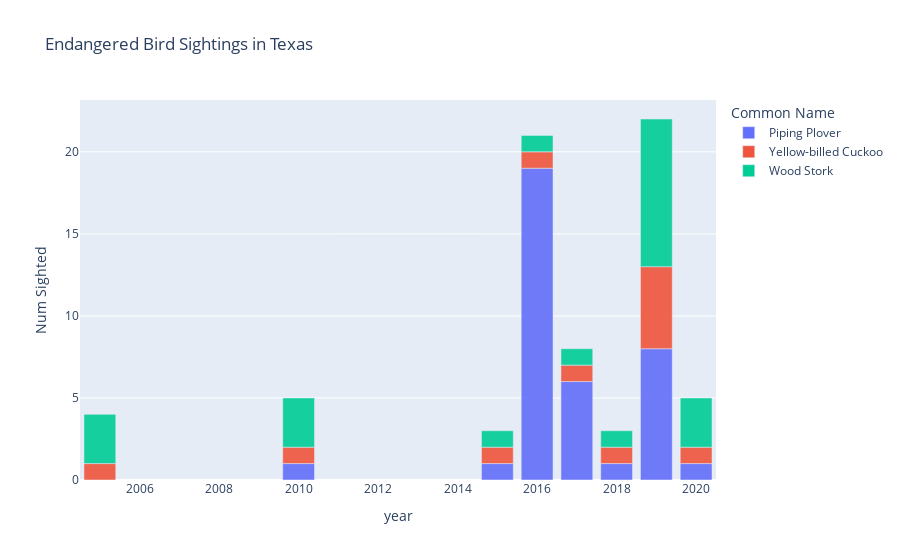

Notebook cell for this chart:
### Code cell
barchart = px.bar(
    endangered_tx_fall_df,
    x="year",
    y="Num Sighted",
    color="Common Name",
    opacity=0.9,
    orientation="v",
    barmode="relative",
    hover_data=["Scientific Name", "Date Sighted", "Location Name"],
    title="Endangered Bird Sightings in Texas",
)
barchart

### Figure 1 — Plotly figure (JSON) as saved in the notebook; plotly's stock layout.template omitted (floating-point values rounded to 4 significant figures)
{"data": [{"alignmentgroup": "True", "customdata": [["Charadrius melodus", "2020-09-22 18:20", "Galveston--8 mile Beach/Sunny Beach area"], ["Charadrius melodus", "2019-09-22 11:20", "Kleberg County Beach N. of National Seashore"], ["Charadrius melodus", "2018-09-22 17:37", "East Cotter Avenue, Port Aransas, Texas, US (27.835, -97.047)"], ["Charadrius melodus", "2017-09-22 19:18", "Bolivar Flats Shorebird Sanctuary (UTC 058)"], ["Charadrius melodus", "2016-09-22 10:35", "South Padre Is.--WBC/Conv. Center/Laguna Madre Trail (LTC 035)"], ["Charadrius melodus", "2015-09-22 12:00", "Texas City Dike (UTC 074)"], ["Charadrius melodus", "2010-09-22", "Port Aransas Nature Preserve at Charlie's Pasture"]], "hovertemplate": "Common Name=Piping Plover<br>year=%{x}<br>Num Sighted=%{y}<br>Scientific Name=%{customdata[0]}<br>Date Sighted=%{customdata[1]}<br>Location Name=%{customdata[2]}<extra></extra>", "legendgroup": "Piping Plover", "marker": {"color": "#636efa", "opacity": 0.9}, "name": "Piping Plover", "offsetgroup": "Piping Plover", "orientation": "v", "showlegend": true, "textposition": "auto", "type": "bar", "x": [2020, 2019, 2018, 2017, 2016, 2015, 2010], "xaxis": "x", "y": [1, 8, 1, 6, 19, 1, 1], "yaxis": "y"}, {"alignmentgroup": "True", "customdata": [["Coccyzus americanus", "2020-09-22 15:43", "Quintana Neotropical Bird Sanctuary (UTC 121)"], ["Coccyzus americanus", "2019-09-22 20:08", "Caddo Lake SP (PPW-E 089)"], ["Coccyzus americanus", "2018-09-22 17:11", "Bentsen-Rio Grande Val. SP--HQ Buildings area"], ["Coccyzus americanus", "2017-09-22 09:00", "Resaca de la Palma National Battlefield"], ["Coccyzus americanus", "2016-09-22 09:24", "Trinity River NWR--Champion Lake (UTC 032B)(temporarily not accessible)"], ["Coccyzus americanus", "2015-09-22 14:55", "Edinburg Scenic Wetlands WBC (LTC 061)"], ["Coccyzus americanus", "2010-09-22 10:30", "Lake Weatherford--Northwest"], ["Coccyzus americanus", "2005-09-22 07:35", "Heard Nat. Sci. Mus.& Wildlife Sanct"]], "hovertemplate": "Common Name=Yellow-billed Cuckoo<br>year=%{x}<br>Num Sighted=%{y}<br>Scientific Name=%{customdata[0]}<br>Date Sighted=%{customdata[1]}<br>Location Name=%{customdata[2]}<extra></extra>", "legendgroup": "Yellow-billed Cuckoo", "marker": {"color": "#EF553B", "opacity": 0.9}, "name": "Yellow-billed Cuckoo", "offsetgroup": "Yellow-billed Cuckoo", "orientation": "v", "showlegend": true, "textposition": "auto", "type": "bar", "x": [2020, 2019, 2018, 2017, 2016, 2015, 2010, 2005], "xaxis": "x", "y": [1, 5, 1, 1, 1, 1, 1, 1], "yaxis": "y"}, {"alignmentgroup": "True", "customdata": [["Mycteria americana", "2020-09-22 13:45", "White Point & Koonce Loop"], ["Mycteria americana", "2019-09-22 20:08", "Caddo Lake SP (PPW-E 089)"], ["Mycteria americana", "2018-09-22 18:21", "Highway 6, Houston, Texas, US (29.792, -95.646)"], ["Mycteria americana", "2017-09-22 19:00", "Texas A&M--Corpus Christi"], ["Mycteria americana", "2016-09-22 19:30", "Hwy 44/24"], ["Mycteria americana", "2015-09-22 06:55", "Salineño Wildlife Preserve (LTC 080)"], ["Mycteria americana", "2010-09-22 09:05", "Texas-Nueces Co.-Corpus Christi- Bazemore Park Hawk Platform"], ["Mycteria americana", "2005-09-22 09:00", "Hazel Bazemore Park Hawkwatch Platform"]], "hovertemplate": "Common Name=Wood Stork<br>year=%{x}<br>Num Sighted=%{y}<br>Scientific Name=%{customdata[0]}<br>Date Sighted=%{customdata[1]}<br>Location Name=%{customdata[2]}<extra></extra>", "legendgroup": "Wood Stork", "marker": {"color": "#00cc96", "opacity": 0.9}, "name": "Wood Stork", "offsetgroup": "Wood Stork", "orientation": "v", "showlegend": true, "textposition": "auto", "type": "bar", "x": [2020, 2019, 2018, 2017, 2016, 2015, 2010, 2005], "xaxis": "x", "y": [3, 9, 1, 1, 1, 1, 3, 3], "yaxis": "y"}], "layout": {"autosize": true, "barmode": "relative", "legend": {"title": {"text": "Common Name"}, "tracegroupgap": 0}, "title": {"text": "Endangered Bird Sightings in Texas"}, "xaxis": {"anchor": "y", "autorange": true, "domain": [0, 1], "range": [2004.0, 2020.0], "title": {"text": "year"}, "type": "linear"}, "yaxis": {"anchor": "x", "autorange": true, "domain": [0, 1], "range": [0, 23.16], "title": {"text": "Num Sighted"}, "type": "linear"}}}
